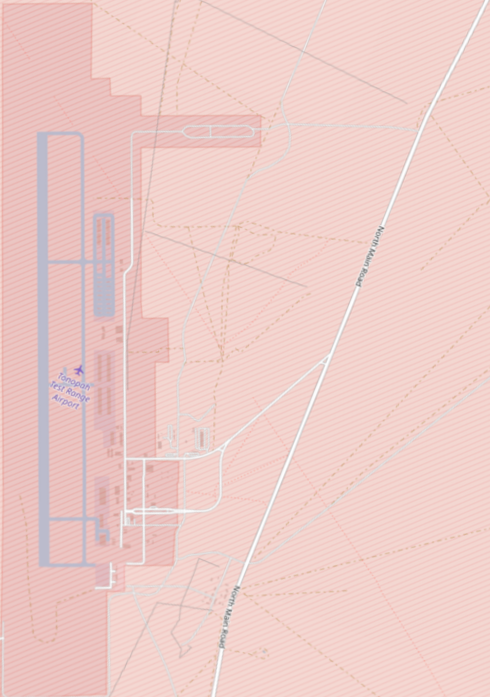
#> input picture maps/tonopah_rotated.png, 490 x 697 px
$ python results.py
#> lines starting #> are read from the running program, lines starting #| are printed output that depends on the picture
### util.py
import random as rd
from math import sqrt

import networkx as nx
from matplotlib import pyplot as plt


# from https://github.com/leadcatlab/MWLP-Storm-Repair/blob/master/benchmark.py
class bcolors:
    HEADER = "\033[95m"
    OKBLUE = "\033[94m"
    OKGREEN = "\033[92m"
    WARNING = "\033[93m"
    FAIL = "\033[91m"
    ENDC = "\033[0m"
    BOLD = "\033[1m"
    UNDERLINE = "\033[4m"
    CLEAR_LAST_LINE = "\033[A" + 80 * " " + "\033[A"
    LOADING = ["-", "/", "|", "\\"]
    LOAD_DOTS = ["⠋", "⠙", "⠹", "⠸", "⠼", "⠴", "⠦", "⠧", "⠇", "⠏"]
    LOAD_SQUARE = ["▛", "▜", "▟", "▙"]


# [208 lines left out: functions display_graph, display_tree, random_points, random_graph, triangulate_grid_graph, form_grid_graph and 2 more, not called in this run]


def round_targets_to_graph(G, s, targets):
    # rounds s and target to nearest nodes on graph according to Euclidian dist
    def euclidian_dist(x1, y1, x2, y2):
        return sqrt((x2 - x1) ** 2 + (y2 - y1) ** 2)

    # add start node
    min_dist = float("inf")
    closest = None
    for node in G.nodes:
        x2, y2 = G.nodes[node]["pos"]
        if (dist := euclidian_dist(*s, x2, y2)) < min_dist:
            min_dist = dist
            closest = node
    nx.relabel_nodes(G, {closest: "start"}, copy=False)

    # add targets
    for i, (x1, y1) in enumerate(targets):
        min_dist = float("inf")
        closest = None
        for node in G.nodes:
            if node != "start" and "target" not in node:
                x2, y2 = G.nodes[node]["pos"]
                if (dist := euclidian_dist(x1, y1, x2, y2)) < min_dist:
                    min_dist = dist
                    closest = node
        nx.relabel_nodes(G, {closest: f"target {i}"}, copy=False)

    return G

### algo.py
from itertools import count
from math import isclose
import pickle

import networkx as nx

from random_span import random_tree_with_root
from util import display_tree, bcolors
import queue
from heapq import heappop, heappush


# [83 lines left out: functions dijkstra_st_func, compute_SSSP, compute_Astar, not called in this run]


def mark_paths(tree, s, targets):
    pred = nx.dfs_predecessors(tree, s)
    nx.set_node_attributes(tree, 0, "paths")

    # Mark paths from targets towards the source.
    for v in targets:
        while v != s:
            tree.nodes[v]["paths"] += 1
            v = pred[v]
    tree.nodes[s]["paths"] = len(targets)

    # Pass predecessor information back to the caller.
    return pred


# Builds a seed tree and trims it to remove nodes with no paths to targets.
# O(V + E) time.
def build_stiener_seed(G, s, targets, minimum=True):
    # Build the seed MST and trim it.

    if minimum != None:
        if minimum == True:
            mst = nx.minimum_spanning_tree(G)
        elif minimum == False:
            mst = nx.random_spanning_tree(G)
            # This is dumb
            for u, v in mst.edges():
                mst.edges[u, v]["weight"] = G.edges[u, v]["weight"]
    elif minimum == None:
        mst = random_tree_with_root(G, s)

    # Mark paths from targets towards the source.
    pred = mark_paths(mst, s, targets)

    # Remove nodes past targets with no further targets.
    remove = []
    for v in mst.nodes():
        if mst.nodes[v]["paths"] == 0:
            remove.append(v)

    for v in remove:
        mst.remove_node(v)

    return mst, pred


# [372 lines left out: functions compute_metric, is_better_tuple, reattachment, reattachment_approximation, compute_tree, not called in this run]

### results.py
import time
import imageio
import os

import signal
import networkx as nx
from math import ceil
import pickle
import matplotlib
import matplotlib.pyplot as plt
import numpy as np
import cv2
from algo import compute_tree, build_stiener_seed, compute_metric
from util import (
    random_points,
    form_grid_graph,
    round_targets_to_graph,
    form_hex_graph,
    form_triangle_graph,
    bcolors,
    display_graph,
    display_tree,
)
# import cv2
from bruteforce import generate_bruteforce_graphs, num_span


# [365 lines left out: functions determine_budget, brute_comparison, compare_seed_trees, compare_seed_trees_diff_targets, random_bench, single_sprint_benchmark, not called in this run]


def main():
    # [211 lines of commented-out code are left out]

    img = matplotlib.image.imread("maps/tonopah_rotated.png")
#> img is the input picture: shape (697, 490, 4) float32; mean R, G, B, A 0.933, 0.804, 0.786, 1
    # Set x and y edge weights for grid graph
    x_dist, y_dist = 1, 1
    scale = 3.0
    s = (326, 340)
    targets = [
        (108, 469),
        (119, 366),
        (150, 227),
        (104, 157),
        (113, 257),
    ]
    target_count = len(targets)

    print("Creating graph...")
    G = nx.grid_2d_graph(int((img.shape[1] + 1) / scale), int((img.shape[0] + 1) / scale))
    print(int((img.shape[1] + 1) / scale))
#| 163
    print(int((img.shape[0] + 1) / scale))
#| 232
    # Add distances and set positions of non-start / target nodes
    positions = dict()
    for x, y in G.nodes():
        if (x + 1, y) in G:
            G[x, y][x + 1, y]["weight"] = x_dist
        if (x, y + 1) in G:
            G[x, y][x, y + 1]["weight"] = y_dist

        # set x, y position
        positions[(x, y)] = (x * scale, y * scale)
    nx.set_node_attributes(G, positions, "pos")

    # Add diagonal edges
    original_nodes = [(x, y) for (x, y) in G.nodes()]
    for x, y in original_nodes:
        if (x + 1, y) in G and (x, y + 1) in G:
            x_pos = (G.nodes[x, y]["pos"][0] + G.nodes[x + 1, y]["pos"][0]) / 2
            y_pos = (G.nodes[x, y]["pos"][1] + G.nodes[x, y + 1]["pos"][1]) / 2

            G.add_node((x + 0.5, y + 0.5), pos=(x_pos, y_pos))

            x_dist = G[x, y][x + 1, y]["weight"] / 2
            y_dist = G[x, y][x, y + 1]["weight"] / 2
            weight = pow(x_dist**2 + y_dist**2, 0.5)
            G.add_edge((x, y), (x + 0.5, y + 0.5), weight=weight)
            G.add_edge((x + 1, y), (x + 0.5, y + 0.5), weight=weight)
            G.add_edge((x, y + 1), (x + 0.5, y + 0.5), weight=weight)
            G.add_edge((x + 1, y + 1), (x + 0.5, y + 0.5), weight=weight)

    print("Removing nodes...")
    mask = cv2.imread("maps/tonopah_rotated_mask.png")
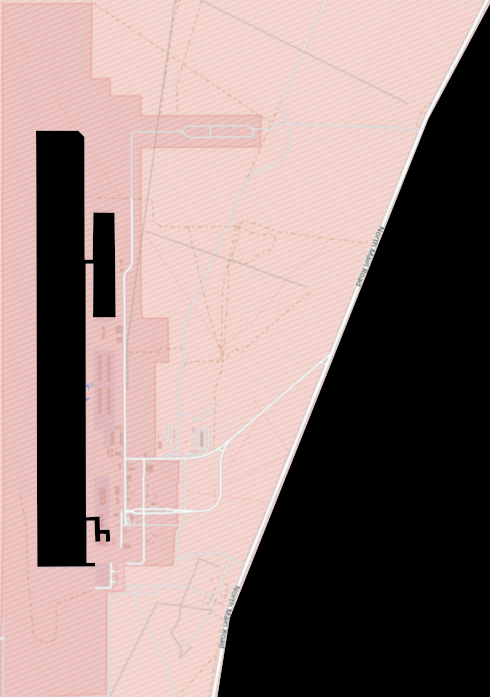
#> input picture maps/tonopah_rotated_mask.png, 490 x 697 px
#> mask is the input picture: shape (697, 490, 3); mean B, G, R 124.5, 127.3, 148.6
    mask = cv2.rotate(mask, cv2.ROTATE_90_CLOCKWISE)
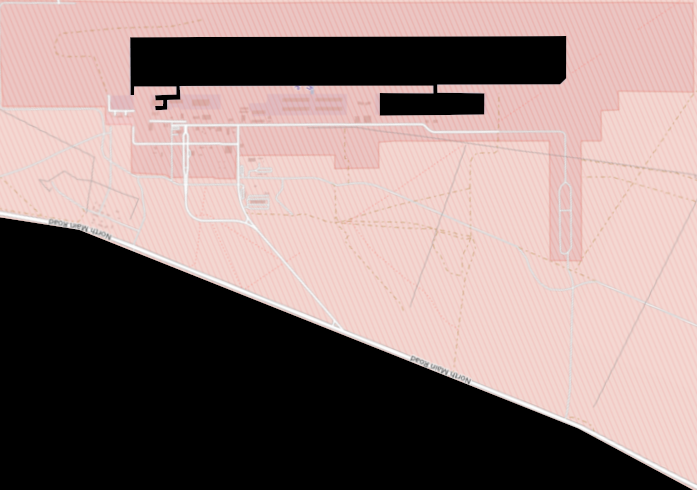
#> mask: shape (490, 697, 3); mean B, G, R 124.5, 127.3, 148.6
    to_remove = []
    for node in G.nodes():
        x, y = node
        x = int(round(x * scale))
        y = int(round(y * scale))
        if x < mask.shape[0] and y < mask.shape[1]:
            b, g, r = mask[x, y]
            if b == g == r == 0:
                to_remove.append(node)
        else:
            to_remove.append(node)
#> this loop made 75238 passes
#> (b, g, r) on passes 1 to 12: (180, 186, 234), (173, 180, 234), (177, 184, 234), (176, 183, 235), (177, 183, 235), (180, 187, 235), (174, 181, 235), (184, 189, 234), (173, 180, 234), (180, 188, 233), (170, 177, 235), (180, 186, 235)
    for node in to_remove:
        G.remove_node(node)
#> this loop made 27945 passes
#> node on passes 1 to 3: (12, 188), (13, 44), (13, 45)
    print(f"Number of Nodes = {G.number_of_nodes()}")
#| Number of Nodes = 47293
    print(f"Number of Edges = {G.number_of_edges()}")
#| Number of Edges = 140384

    round_targets_to_graph(G, s, targets)
    targets = [f"target {i}" for i in range(target_count)]
    s = "start"
    nx.set_node_attributes(G, 0, "paths")

    mst, _ = build_stiener_seed(G, s, targets, minimum=True)
    size = mst.size(weight="weight")
    budget = size * 2.0
    # [92 lines of commented-out code are left out]
    loc = "results/real"
#> (the run stopped early here; a loop or call above may not have finished)
